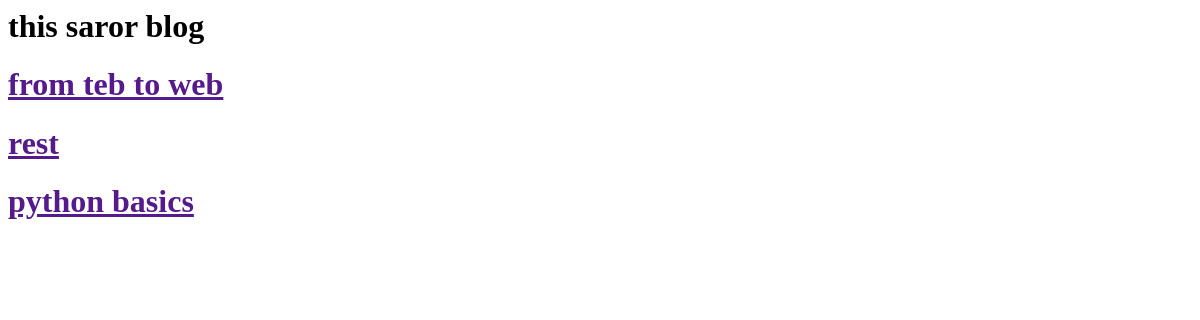
/blog/, run on an earlier commit of the app's database.
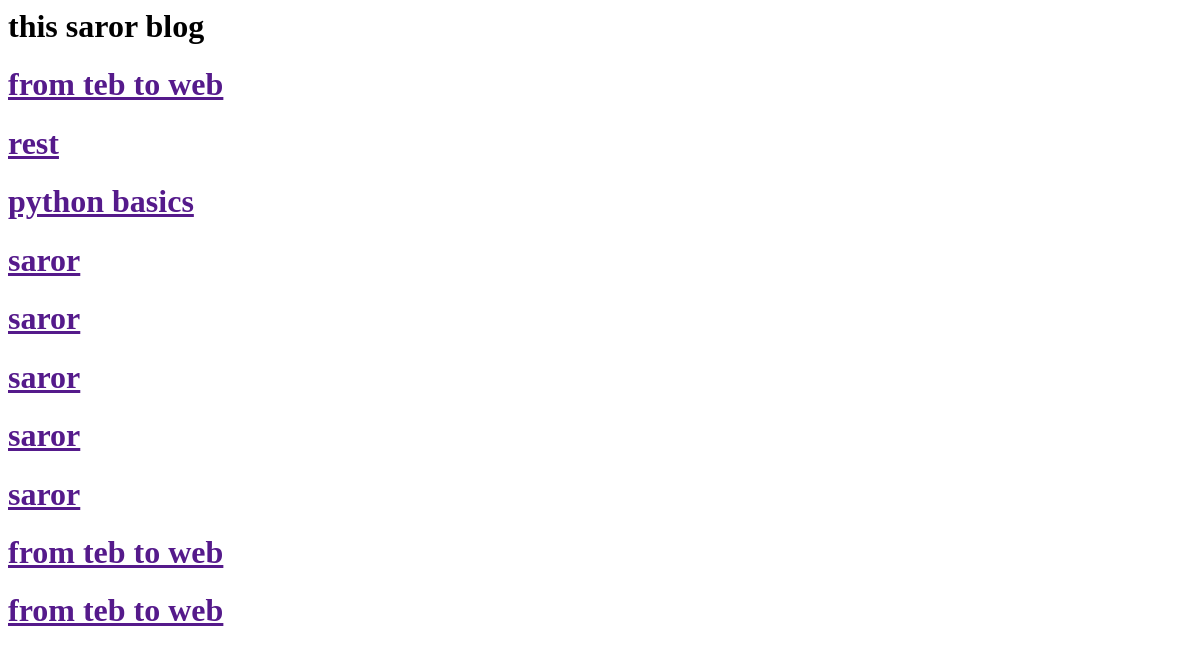
And on a later commit of the database.
### posts/models.py (models this page shows)
class Post(models.Model):
     title = models.CharField(max_length=30)
     content = models.TextField(max_length=1000)
     image = models.ImageField(upload_to="posts/")
     def __str__(self):
        return str(self.title)

### posts/views.py (the view)
# urls.py: path('blog/',all_posts,name='all_posts'),
def all_posts(request):
    posts=Post.objects.all()
    return render(request,'posts.html',{'var':posts})

### posts/templates/posts.html
<h1>this saror blog</h1>
{% for post in var %}
<h1><a href="">{{post}}</a></h1>
    {% endfor%}

What changed in the data, as far as the page shows it:
added Post: title "saror"
added Post: title "saror"
added Post: title "saror"
added Post: title "saror"
added Post: title "saror"
added Post: title "from teb to web"
added Post: title "from teb to web"
